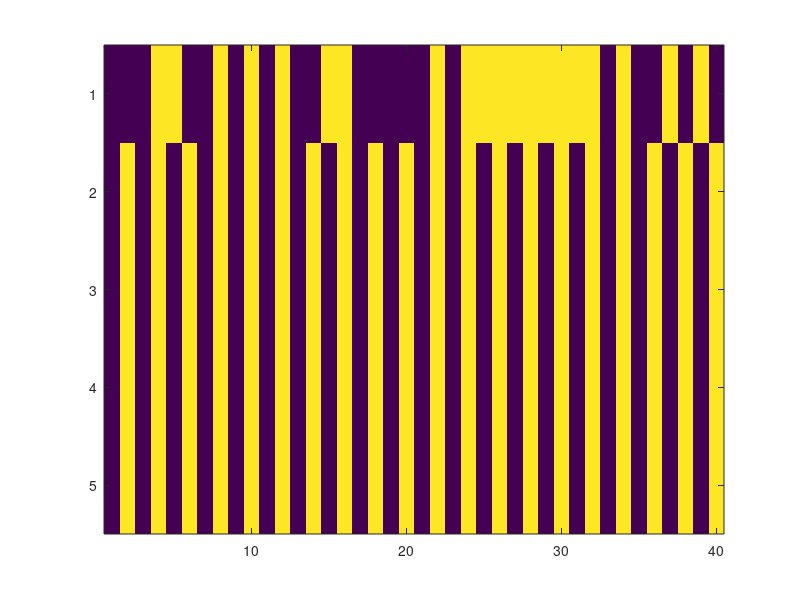

MATLAB code to generate this figure:
%IN THIS DOCUMENT LINES STARTING WITH A % SIGN ARE COMMENTS,
%THE OTHER LINES ARE LINES OF MATLAB CODE

%Minimal simulation of binary Hofield model with a single memory
%The key idea of a Hopfield model is that stable memories are formed
%in a reccurrent network by finding recurrent weights for which 
%the desired activity pattern (defined by a vector called "Memory")
%will produce itself--creating a stable point attractor, a memory.

%Octave (for those who do not have Matlab, and want to run the code)
%Instructions: http://wiki.octave.org/Octave_for_Windows
%Download: http://sourceforge.net/projects/octave/files/Octave%20Windows%20binaries/

numTimeSteps = 5;
Memory = [0 1 0 1 0 1 0 1 0 1 0 1 0 1 0 1 0 1 0 1 0 1 0 1 0 1 0 1 0 1 0 1 0 1 0 1 0 1 0 1];
numNeurons = length(Memory);

%To make weight matrix transform 0 and 1 values into -1 and 1
%Then apply the formula W(i,j)=M(i)*M(j)
%These steps can be done in one line by multiplying the Memory 
%vector by it's own transpose (in Matlab the transpose of a veector V is V')
%to make the Weight Matrix.
%(2*X-1) is used to convert 0 to -1 and 1 to 1
WeightMatrix = (2*Memory-1)'*(2*Memory-1);
%Then zero all the diagonal (remove "autapses")
WeightMatrix(1:numNeurons+1:numNeurons*numNeurons)=0;

State(1,:) = round(rand(1,numNeurons));

for t = 2:numTimeSteps
   
   CurrentState = WeightMatrix*State(t-1,:)';
   %Thresholding: threshold = 0;
   CurrentState(CurrentState>=0) =1;
   CurrentState(CurrentState<0)  =0;
   State(t,:)  = CurrentState;
   
end

imagesc(State);
